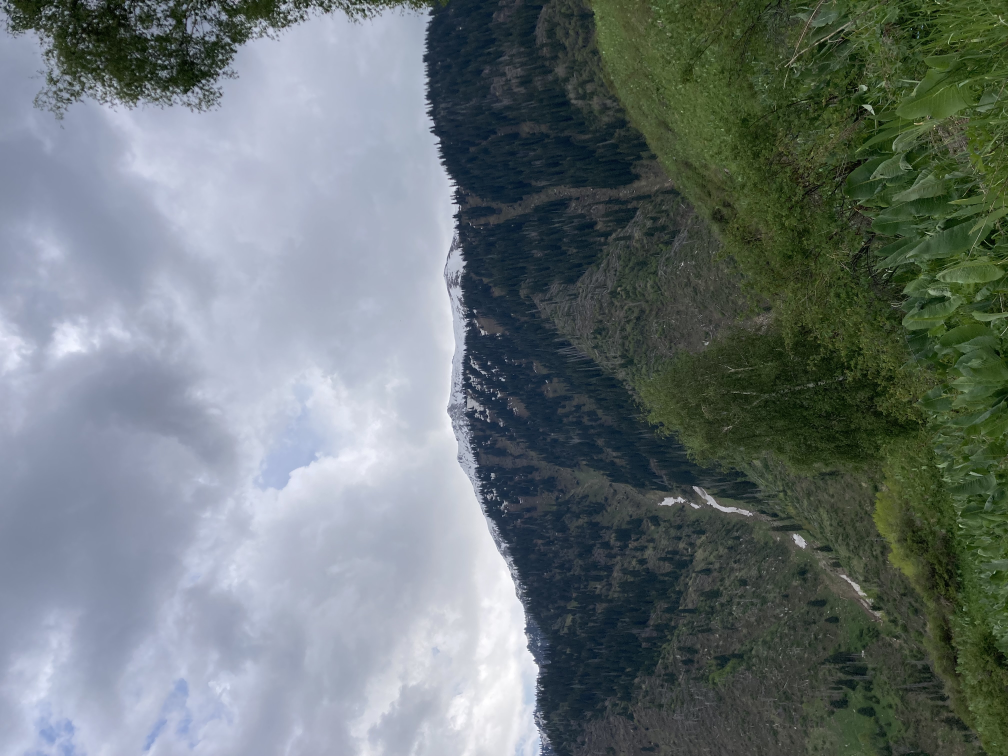
#> input picture image.jpeg, 4032 x 3024 px (shown at 1/4 size)
$ python -i core.py   (imports and definitions only)
#> lines starting #> are read from the running program, lines starting #| are printed output that depends on the picture
"""Dominant-colour extraction and perceptual palette comparison."""

from __future__ import annotations

import csv
from dataclasses import dataclass
from itertools import permutations
from pathlib import Path

import numpy as np
from PIL import Image, ImageOps
from sklearn.cluster import KMeans
from skimage.color import deltaE_ciede2000, lab2rgb, rgb2lab


@dataclass(frozen=True)
class ExtractedPalette:
    colors: tuple[str, ...]
    weights: tuple[float, ...]


@dataclass(frozen=True)
class PaletteMatch:
    rank: int
    code: str
    colors: tuple[str, ...]
    likes: int
    distance: float
    source_url: str


def _rgb_to_hex(rgb: np.ndarray) -> str:
    values = np.clip(np.rint(rgb), 0, 255).astype(int)
    return "#" + "".join(f"{value:02X}" for value in values)


# [5 lines left out: function _hex_to_rgb, not called in this run]


def extract_dominant_colors(
    image_path: str | Path,
    n_colors: int = 4,
    max_pixels: int = 50_000,
    random_state: int = 42,
) -> ExtractedPalette:
    """Extract dominant colours by deterministic k-means clustering in CIE LAB."""
#> called with image_path = '../image.jpeg', n_colors = 4, max_pixels = 50000, random_state = 42
    if n_colors < 1 or max_pixels < n_colors:
        raise ValueError("n_colors must be positive and no larger than max_pixels")

    with Image.open(image_path) as opened:
#> opened is the input picture: PIL image 4032x3024 RGB; mean R, G, B 106.1, 116.1, 116.8
        image = ImageOps.exif_transpose(opened)
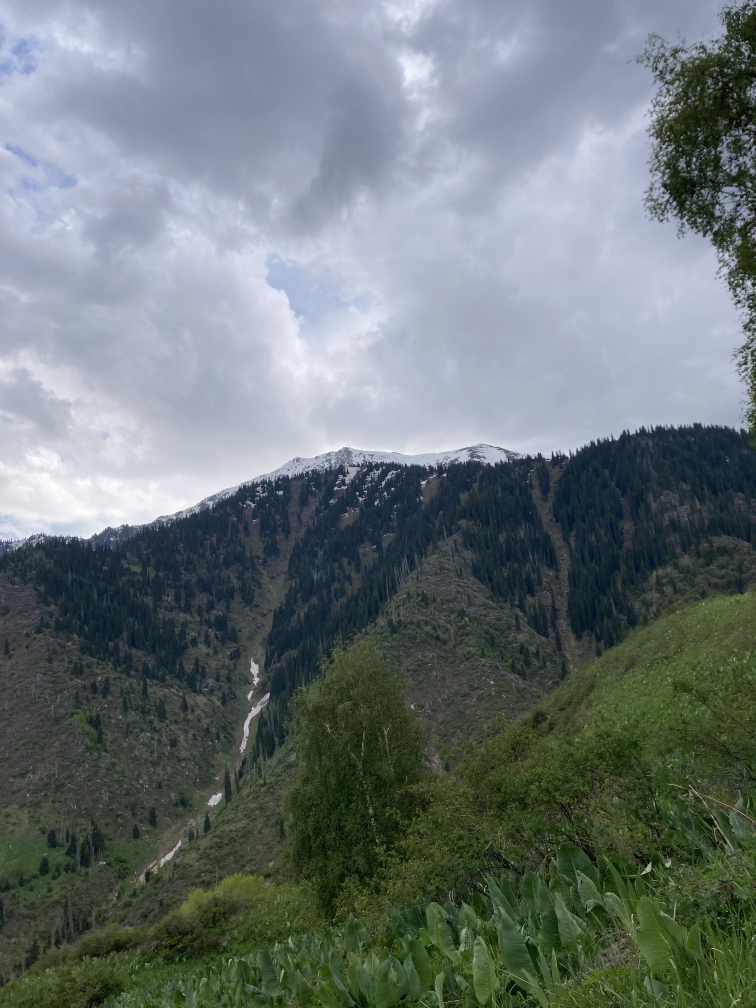
#> image: PIL image 3024x4032 RGB (shown at 1/4 size); mean R, G, B 106.1, 116.1, 116.8
        if image.mode in {"RGBA", "LA"} or "transparency" in image.info:
            rgba = image.convert("RGBA")
            background = Image.new("RGBA", rgba.size, "white")
            image = Image.alpha_composite(background, rgba).convert("RGB")
        else:
            image = image.convert("RGB")
        pixels = np.asarray(image, dtype=np.uint8).reshape(-1, 3)

    rng = np.random.default_rng(random_state)
    if len(pixels) > max_pixels:
        pixels = pixels[rng.choice(len(pixels), max_pixels, replace=False)]
    unique_count = len(np.unique(pixels, axis=0))
#> unique_count = 15144
    clusters = min(n_colors, unique_count)
#> clusters = 4
    if clusters == 0:
        raise ValueError("The image contains no pixels")

    lab_pixels = rgb2lab(pixels.reshape(-1, 1, 3) / 255.0).reshape(-1, 3)
    model = KMeans(n_clusters=clusters, n_init=10, random_state=random_state)
    labels = model.fit_predict(lab_pixels)
    counts = np.bincount(labels, minlength=clusters)
#> counts = [13422, 15363, 13731, 7484]
    order = np.argsort(-counts, kind="stable")
#> order = [1, 2, 0, 3]
    rgb_centers = lab2rgb(model.cluster_centers_[order].reshape(1, -1, 3)).reshape(-1, 3) * 255
#> rgb_centers = [[186.3, 193.2, 210.5], [42.1, 50.84, 54.04], [59.03, 73.04, 41.66], [144.1, 153.2, 174.2]]
    weights = counts[order] / counts.sum()
#> weights = [0.307, 0.275, 0.268, 0.15]
    return ExtractedPalette(
        colors=tuple(_rgb_to_hex(center) for center in rgb_centers),
        weights=tuple(float(weight) for weight in weights),
    )


# [38 lines left out: functions _distance_to_palette, find_similar_palettes, not called in this run]

>>> result = extract_dominant_colors('../image.jpeg')
